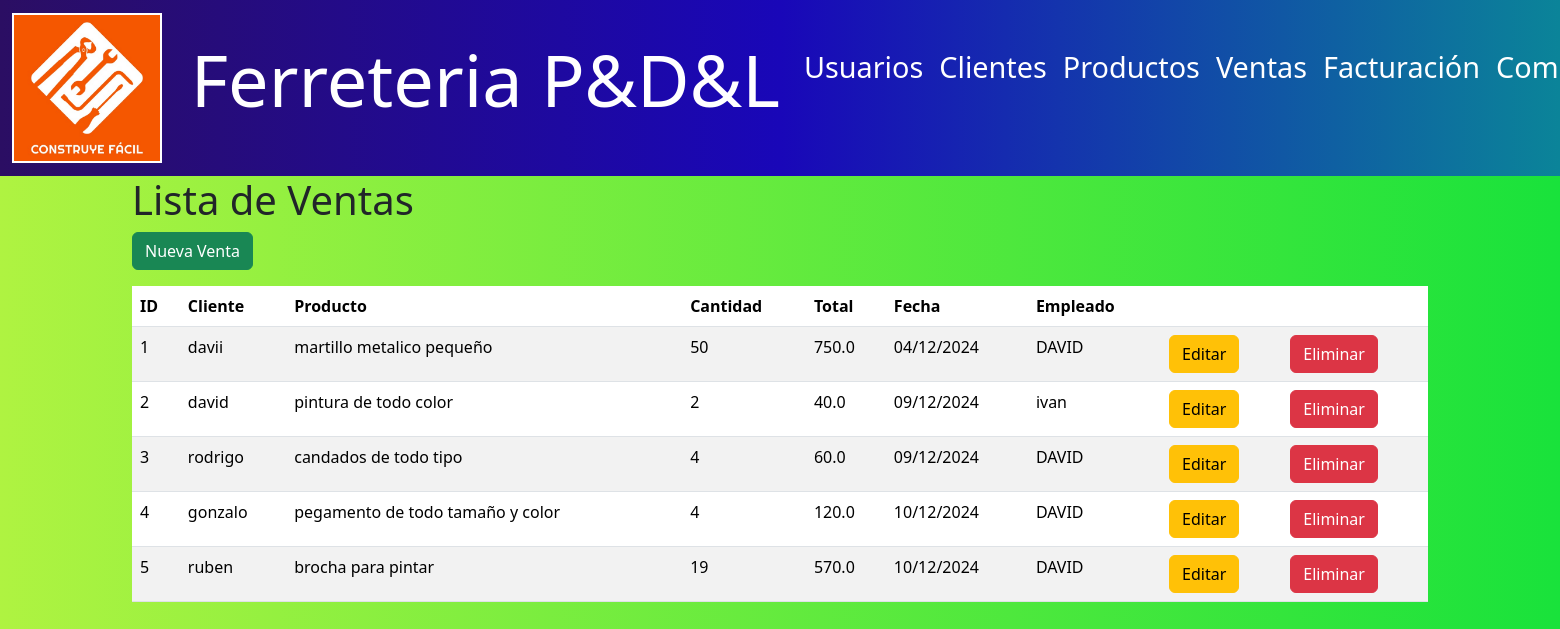
The page /ventas/ (signed in) on the database its author committed.
### models/venta_model.py (models this page shows, shortened)
class Venta(db.Model):
    __tablename__ = "ventas"
    id = db.Column(db.Integer, primary_key=True)
    cliente_id = db.Column(db.Integer, db.ForeignKey('clientes.id'), nullable=False)
    producto_id = db.Column(db.Integer, db.ForeignKey('productos.id'), nullable=False)
    cantidad = db.Column(db.Integer, nullable=False)
    total = db.Column(db.Float, nullable=False)  # Nuevo campo
    fecha = db.Column(db.DateTime, nullable=False)
    empleado_id = db.Column(db.Integer, db.ForeignKey('usuarios.id'), nullable=False)  # Nuevo campo
    cliente = db.relationship('Cliente', back_populates='ventas')
    producto = db.relationship('Producto', back_populates='ventas')
    empleado = db.relationship('Usuario', back_populates='ventas')  # Relación con usuarios
    facturas = db.relationship('Factura', back_populates='venta')  # Relación uno a uno con facturas
    @staticmethod
    def get_all():
        return Venta.query.all()

### models/cliente_model.py (models this page shows, shortened)
class Cliente(db.Model):
    __tablename__ = "clientes"
    id = db.Column(db.Integer,primary_key=True)
    nombre = db.Column(db.String(80),nullable=False)
    email = db.Column(db.String(100),nullable=False)
    telefono = db.Column(db.String(20),nullable=False)
    facturas = db.relationship('Factura', back_populates='cliente')
    ventas = db.relationship('Venta',back_populates='cliente')

### models/producto_model.py (models this page shows, shortened)
class Producto(db.Model):
    __tablename__ = "productos"
    id = db.Column(db.Integer, primary_key=True)
    nombre = db.Column(db.String(100), nullable=False)
    descripcion = db.Column(db.String(120), nullable=False)
    precio = db.Column(db.Float(11, 2), nullable=False)
    stock = db.Column(db.Integer, nullable=False)
    ventas = db.relationship('Venta', back_populates='producto')
    compras = db.relationship('Compra', back_populates='producto')
    facturas = db.relationship('Factura', back_populates='producto')

### models/usuario_model.py (models this page shows, shortened)
class Usuario(db.Model):
    __tablename__ = "usuarios"
    id = db.Column(db.Integer,primary_key=True)
    nombre = db.Column(db.String(80),nullable=False)
    username = db.Column(db.String(50),nullable=False)
    password = db.Column(db.String,nullable=False)
    rol = db.Column(db.String(20),nullable=False)
    ventas = relationship("Venta", back_populates="empleado")

### controllers/venta_controller.py (the view)
@venta_bp.route("/")
def index():
    ventas = Venta.get_all()
    return venta_view.list(ventas)

### run.py (called while the page is built)
@app.context_processor
def inject_active_path():
    def is_active(path):
        return 'active' if request.path == path else ''
    return(dict(is_active =  is_active))

### views/venta_view.py (called while the page is built)
def list(ventas):
    return render_template('ventas/index.html' , ventas=ventas)

### templates/ventas/index.html (shortened to what this page needs)
{% extends 'base.html' %}
{% block content %}
<h1>Lista de Ventas</h1>
<a href="{{ url_for('venta.create') }}" class="btn btn-success mb-3">Nueva Venta</a>
<table class="table table-striped">
    <thead>
        <tr>
            <th>ID</th>
            <th>Cliente</th>
            <th>Producto</th>
            <th>Cantidad</th>
            <th>Total</th>
            <th>Fecha</th>
            <th>Empleado</th>
            <th></th>
            <th></th>
        </tr>
    </thead>
    <tbody>
        {% for item in ventas %}
        <tr>
            <td>{{ item.id }}</td>
            <td>{{ item.cliente.nombre }}</td>
            <td>{{ item.producto.descripcion }}</td>
            <td>{{ item.cantidad }}</td>
            <td>{{ item.total }}</td>
            <td>{{ item.fecha.strftime('%d/%m/%Y') }}</td>
            <td>{{ item.empleado.username }}</td>
            <td>
                <a href="{{ url_for('venta.edit', id=item.id) }}" class="btn btn-warning">Editar</a>
            </td>
            <td>
                <a href="{{ url_for('venta.delete', id=item.id) }}" class="btn btn-danger">Eliminar</a>
            </td>
        </tr>
        {% endfor %}
    </tbody>
</table>
{% endblock %}

### templates/base.html (style rules this page uses)
body { background: linear-gradient(to right, #aff341, #19e23b); min-height: 100vh; }

### rows shown on the page
Venta: id "1", cliente.nombre "davii", producto.descripcion "martillo metalico pequeño", cantidad "50", total "750.0", fecha "04/12/2024", empleado.username "DAVID"
Venta: id "2", cliente.nombre "david", producto.descripcion "pintura de todo color", cantidad "2", total "40.0", fecha "09/12/2024", empleado.username "ivan"
Venta: id "3", cliente.nombre "rodrigo", producto.descripcion "candados de todo tipo", cantidad "4", total "60.0", fecha "09/12/2024", empleado.username "DAVID"
Venta: id "4", cliente.nombre "gonzalo", producto.descripcion "pegamento de todo tamaño y color", cantidad "4", total "120.0", fecha "10/12/2024", empleado.username "DAVID"
Venta: id "5", cliente.nombre "ruben", producto.descripcion "brocha para pintar", cantidad "19", total "570.0", fecha "10/12/2024", empleado.username "DAVID"
